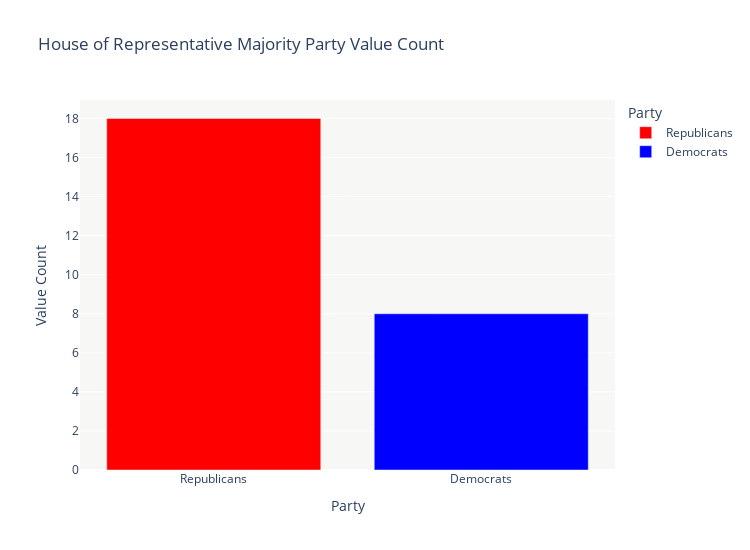

Notebook code for this chart:
### Code cell
# 6. How many Democrat/Republican Congress (House and Senate) were there? 
fig = px.bar(house_party_df, x='Party', y='Value Count', title='House of Representative Majority Party Value Count',
             color='Party',
             color_discrete_map={'Republicans': 'red',
                                'Democrats': 'blue'})

fig.update_layout(height=550,
                  width=750,
                  plot_bgcolor='#f7f7f5')

fig.show()

### Figure 1 — Plotly figure (JSON) as saved in the notebook; plotly's stock layout.template omitted (floating-point values rounded to 4 significant figures)
{"data": [{"alignmentgroup": "True", "hovertemplate": "Party=%{x}<br>Value Count=%{y}<extra></extra>", "legendgroup": "Republicans", "marker": {"color": "red", "pattern": {"shape": ""}}, "name": "Republicans", "offsetgroup": "Republicans", "orientation": "v", "showlegend": true, "textposition": "auto", "type": "bar", "x": ["Republicans"], "xaxis": "x", "y": [18], "yaxis": "y"}, {"alignmentgroup": "True", "hovertemplate": "Party=%{x}<br>Value Count=%{y}<extra></extra>", "legendgroup": "Democrats", "marker": {"color": "blue", "pattern": {"shape": ""}}, "name": "Democrats", "offsetgroup": "Democrats", "orientation": "v", "showlegend": true, "textposition": "auto", "type": "bar", "x": ["Democrats"], "xaxis": "x", "y": [8], "yaxis": "y"}], "layout": {"barmode": "relative", "height": 550, "legend": {"title": {"text": "Party"}, "tracegroupgap": 0}, "plot_bgcolor": "#f7f7f5", "title": {"text": "House of Representative Majority Party Value Count"}, "width": 750, "xaxis": {"anchor": "y", "autorange": true, "categoryarray": ["Republicans", "Democrats"], "categoryorder": "array", "domain": [0, 1], "range": [-0.5, 1.5], "title": {"text": "Party"}, "type": "category"}, "yaxis": {"anchor": "x", "autorange": true, "domain": [0, 1], "range": [0, 18.95], "title": {"text": "Value Count"}, "type": "linear"}}}
